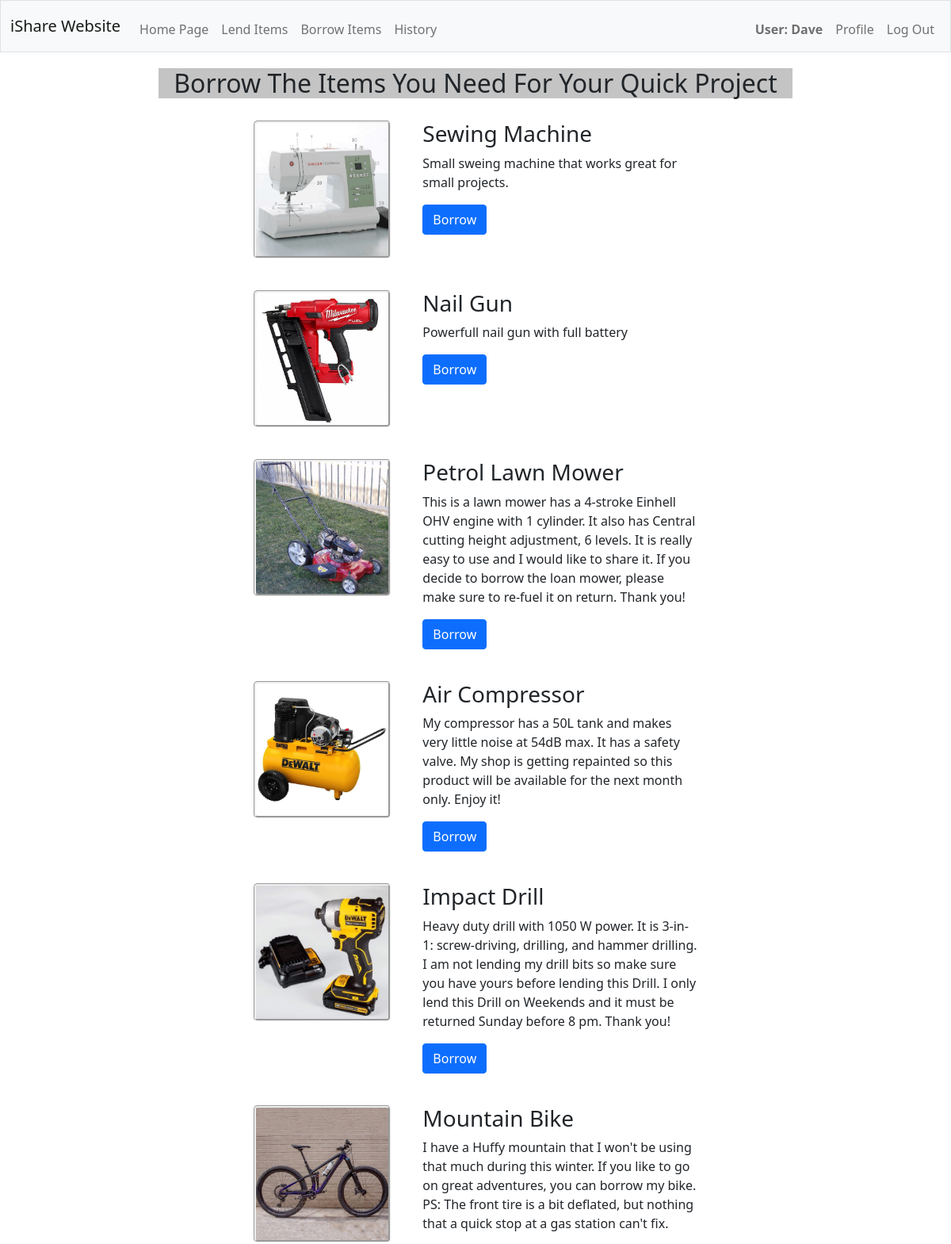
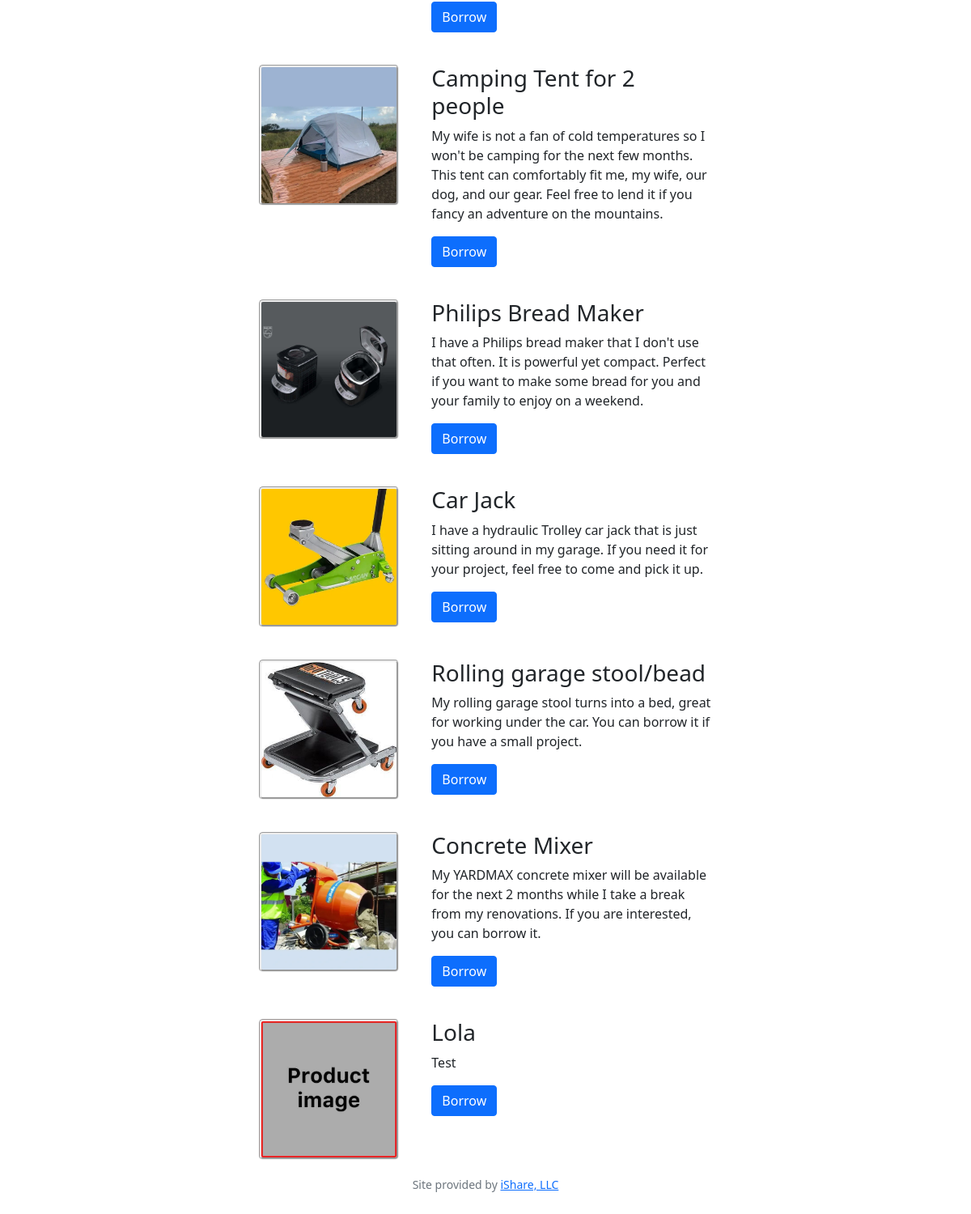
The page /borrow (signed in) on the database its author committed (2 pictures, top to bottom).
### tables this page shows
CREATE TABLE 'listing' ('product_id' INTEGER PRIMARY KEY AUTOINCREMENT NOT NULL, user_id INTEGER NOT NULL, title TEXT NON NULL, description TEXT NON NULL, date DATE, 'available' TEXT NOT NULL DEFAULT 'Yes', 'image' TEXT DEFAULT 'static/no_image.jpg', FOREIGN KEY (user_id) REFERENCES users(id));

### app.py (the view, shortened to what this page needs)
@app.route("/borrow", methods=["GET", "POST"])
@login_required
def borrow():
    listing = db.execute("SELECT * FROM listing WHERE user_id <> (?)", session["user_id"])
    return render_template("borrow.html", listing=listing)

### helpers.py (called while the page is built)
def login_required(f):
    @wraps(f)
    def decorated_function(*args, **kwargs):
        if session.get("user_id") is None:
            return redirect("/login")
        return f(*args, **kwargs)
    return decorated_function

### templates/borrow.html (shortened to what this page needs)
{% extends "layout.html" %}
{% block main %}
    <h2 style="margin-top: 20px; background-color: #c4c4c4; max-width: 800px; margin-left: auto;
    margin-right: auto;">
        Borrow The Items You Need For Your Quick Project</h2>
    {% for item in listing %}
    <div class="flex-container-col-3 index">
        <div style="margin: 20px;">
            <img src="{{ item['image'] }}" alt="Product image" width="200">
        </div>
        <div style="width:400px; text-align: left; margin: 20px;">
            <h3>{{ item["title"] }}</h3>
            <p>{{ item["description"] }}</p>
            <form action="/product-page" method="POST">
                <button type="Submit" class="btn btn-primary">Borrow</button>
            </form>
        </div>
    </div>
    {% endfor %}
{% endblock %}

### static/style.css (style rules this page uses)
img { max-width: 100%; }
.index { text-align: center; margin-top: 0px; }
.index img { max-width: 100%; border-radius: 5px; border-style: groove; }
.flex-container-col-3 { display: flex; max-width: 600px; margin-left: auto; margin-right: auto; }

### rows shown on the page
listing: image (picture), title "Sewing Machine", description "Small sweing machine that works great for small projects."
listing: image (picture), title "Nail Gun", description "Powerfull nail gun with full battery"
listing: image (picture), title "Petrol Lawn Mower", description "This is a lawn mower has a 4-stroke Einhell OHV engine with 1 cylinder. It also has Central cutting height adjustment, 6 levels. It is really easy to use and I would like to share it. If you decide to borrow the loan mower, please make sure to re-fuel it on return. Thank you!"
listing: image (picture), title "Air Compressor", description "My compressor has a 50L tank and makes very little noise at 54dB max. It has a safety valve. My shop is getting repainted so this product will be available for the next month only. Enjoy it!"
listing: image (picture), title "Impact Drill", description "Heavy duty drill with 1050 W power. It is 3-in-1: screw-driving, drilling, and hammer drilling. I am not lending my drill bits so make sure you have yours before lending this Drill. I only lend this Drill on Weekends and it must be returned Sunday before 8 pm. Thank you!"
listing: image (picture), title "Mountain Bike", description "I have a Huffy mountain that I won't be using that much during this winter. If you like to go on great adventures, you can borrow my bike. PS: The front tire is a bit deflated, but nothing that a quick stop at a gas station can't fix."
listing: image (picture), title "Camping Tent for 2 people", description "My wife is not a fan of cold temperatures so I won't be camping for the next few months. This tent can comfortably fit me, my wife, our dog, and our gear. Feel free to lend it if you fancy an adventure on the mountains."
listing: image (picture), title "Philips Bread Maker", description "I have a Philips bread maker that I don't use that often. It is powerful yet compact. Perfect if you want to make some bread for you and your family to enjoy on a weekend."
listing: image (picture), title "Car Jack", description "I have a hydraulic Trolley car jack that is just sitting around in my garage. If you need it for your project, feel free to come and pick it up."
listing: image (picture), title "Rolling garage stool/bead", description "My rolling garage stool turns into a bed, great for working under the car. You can borrow it if you have a small project."
listing: image (picture), title "Concrete Mixer", description "My YARDMAX concrete mixer will be available for the next 2 months while I take a break from my renovations. If you are interested, you can borrow it."
listing: image (placeholder picture), title "Lola", description "Test"

### other values the page prints
{{ session["username"] }} "Dave"
